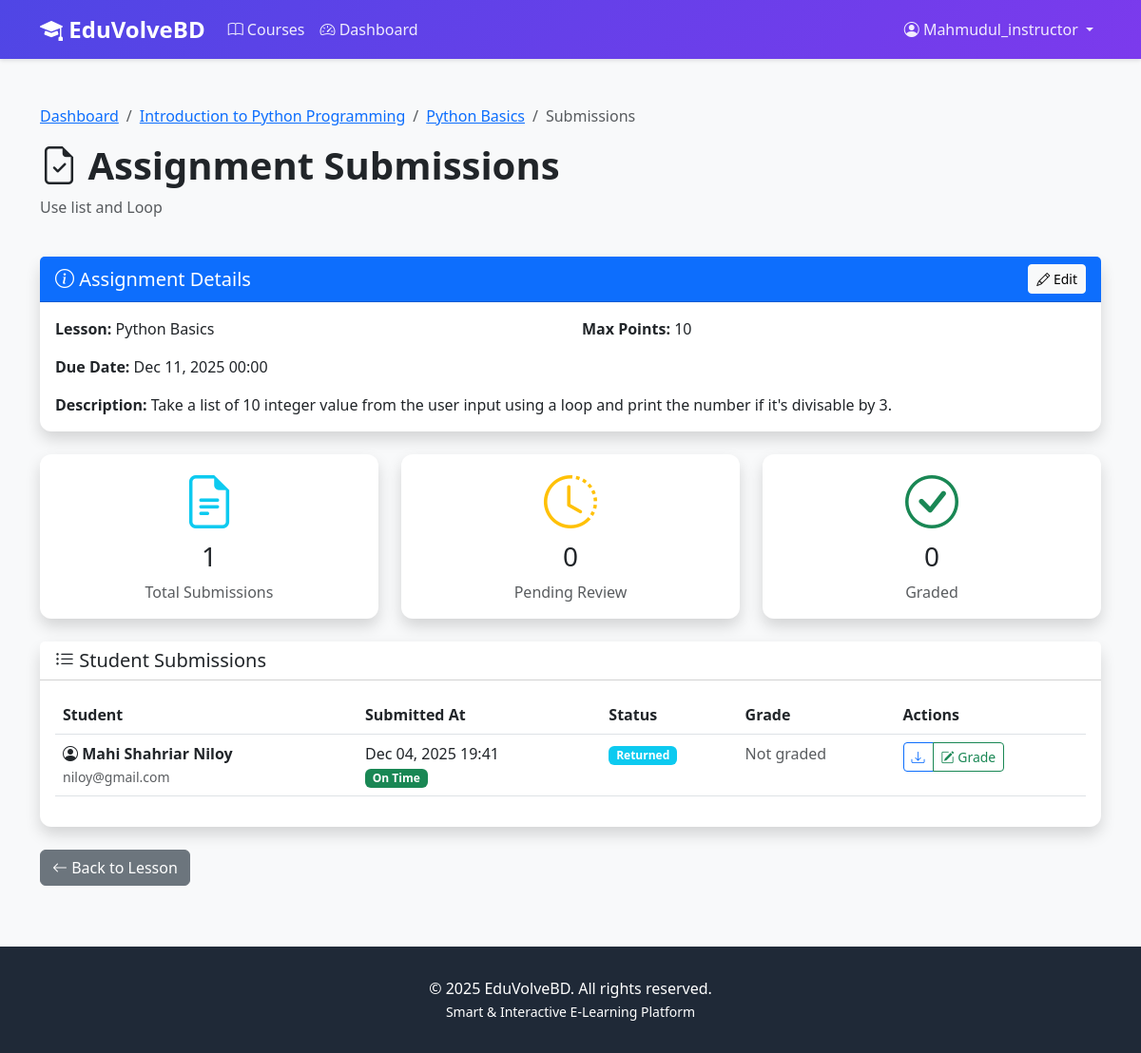
Page /courses/assignment/2/submissions/ (signed in) on the committed database.
### accounts/models.py (models this page shows, shortened)
class User(AbstractUser):
    class Role(models.TextChoices):
        ADMIN = 'ADMIN', 'Admin'
        INSTRUCTOR = 'INSTRUCTOR', 'Instructor'
        STUDENT = 'STUDENT', 'Student'
    role = models.CharField(
        max_length=20,
        choices=Role.choices,
        default=Role.STUDENT
    )
    bio = models.TextField(blank=True, null=True)
    profile_picture = models.ImageField(
        upload_to='profiles/',
        blank=True,
        null=True
    )
    phone = models.CharField(max_length=15, blank=True, null=True)
    date_of_birth = models.DateField(blank=True, null=True)
    total_points = models.IntegerField(default=0, validators=[MinValueValidator(0)])
    current_streak = models.IntegerField(default=0, validators=[MinValueValidator(0)])
    longest_streak = models.IntegerField(default=0, validators=[MinValueValidator(0)])
    last_activity_date = models.DateField(blank=True, null=True)
    created_at = models.DateTimeField(auto_now_add=True)
    updated_at = models.DateTimeField(auto_now=True)
    class Meta:
        ordering = ['-date_joined']
    def is_student(self):
        return self.role == self.Role.STUDENT

### courses/models.py (models this page shows, shortened)
class Assignment(models.Model):
    lesson = models.ForeignKey(Lesson, on_delete=models.CASCADE, related_name='assignments')
    title = models.CharField(max_length=200)
    description = models.TextField()
    due_date = models.DateTimeField()
    max_points = models.IntegerField(default=100, validators=[MinValueValidator(1)])
    attachment = models.FileField(upload_to='assignment_files/', blank=True, null=True)
    created_at = models.DateTimeField(auto_now_add=True)
    updated_at = models.DateTimeField(auto_now=True)
    class Meta:
        ordering = ['due_date']

class Lesson(models.Model):
    course = models.ForeignKey(Course, on_delete=models.CASCADE, related_name='lessons')
    title = models.CharField(max_length=200)
    description = models.TextField()
    order = models.IntegerField(default=1)
    video_url = models.URLField(help_text="YouTube video URL")
    duration_minutes = models.IntegerField(default=10, validators=[MinValueValidator(1)])
    content = models.TextField(blank=True, help_text="Additional lesson text content")
    attachments = models.FileField(upload_to='lesson_attachments/', blank=True, null=True)
    is_published = models.BooleanField(default=False)
    created_at = models.DateTimeField(auto_now_add=True)
    updated_at = models.DateTimeField(auto_now=True)
    class Meta:
        ordering = ['course', 'order']
        unique_together = ['course', 'order']

class Course(models.Model):
    class Level(models.TextChoices):
        BEGINNER = 'BEGINNER', 'Beginner'
        INTERMEDIATE = 'INTERMEDIATE', 'Intermediate'
        ADVANCED = 'ADVANCED', 'Advanced'
    title = models.CharField(max_length=200)
    description = models.TextField()
    instructor = models.ForeignKey(
        User,
        on_delete=models.CASCADE,
        related_name='courses_taught',
        limit_choices_to={'role': 'INSTRUCTOR'}
    )
    thumbnail = models.ImageField(upload_to='course_thumbnails/', blank=True, null=True)
    level = models.CharField(max_length=20, choices=Level.choices, default=Level.BEGINNER)
    duration_weeks = models.IntegerField(default=4, validators=[MinValueValidator(1)])
    is_published = models.BooleanField(default=False)
    created_at = models.DateTimeField(auto_now_add=True)
    updated_at = models.DateTimeField(auto_now=True)
    class Meta:
        ordering = ['-created_at']

class AssignmentSubmission(models.Model):
    class Status(models.TextChoices):
        PENDING = 'PENDING', 'Pending Review'
        GRADED = 'GRADED', 'Graded'
        RETURNED = 'RETURNED', 'Returned for Revision'
    student = models.ForeignKey(User, on_delete=models.CASCADE, related_name='submissions')
    assignment = models.ForeignKey(Assignment, on_delete=models.CASCADE, related_name='submissions')
    submission_file = models.FileField(upload_to='submissions/')
    submission_text = models.TextField(blank=True)
    submitted_at = models.DateTimeField(auto_now_add=True)
    status = models.CharField(max_length=20, choices=Status.choices, default=Status.PENDING)
    grade = models.FloatField(
        blank=True,
        null=True,
        validators=[MinValueValidator(0.0), MaxValueValidator(100.0)]
    )
    feedback = models.TextField(blank=True)
    graded_at = models.DateTimeField(blank=True, null=True)
    graded_by = models.ForeignKey(
        User,
        on_delete=models.SET_NULL,
        null=True,
        blank=True,
        related_name='graded_submissions'
    )
    class Meta:
        unique_together = ['student', 'assignment']
        ordering = ['-submitted_at']

### courses/views.py (the view)
@login_required
def assignment_submissions(request, pk):
    assignment = get_object_or_404(
        Assignment, pk=pk, lesson__course__instructor=request.user)
    submissions = assignment.submissions.all().select_related('student')
    total_submissions = submissions.count()
    pending_count = submissions.filter(status='PENDING').count()
    graded_count = submissions.filter(status='GRADED').count()
    context = {
        'assignment': assignment,
        'submissions': submissions,
        'total_submissions': total_submissions,
        'pending_count': pending_count,
        'graded_count': graded_count,
    }
    return render(request, 'courses/assignment_submissions.html', context)

### templates/courses/assignment_submissions.html (shortened to what this page needs)
{% extends 'base.html' %}
{% block content %}
<div class="container my-5">
    <div class="row mb-4">
        <div class="col">
            <nav aria-label="breadcrumb">
                <ol class="breadcrumb">
                    <li class="breadcrumb-item"><a href="{% url 'courses:dashboard' %}">Dashboard</a></li>
                    <li class="breadcrumb-item"><a href="{% url 'courses:course_manage' assignment.lesson.course.id %}">{{ assignment.lesson.course.title }}</a></li>
                    <li class="breadcrumb-item"><a href="{% url 'courses:lesson_edit' assignment.lesson.id %}">{{ assignment.lesson.title }}</a></li>
                    <li class="breadcrumb-item active">Submissions</li>
                </ol>
            </nav>
            <h1 class="display-6 fw-bold">
                <i class="bi bi-file-earmark-check"></i> Assignment Submissions
            </h1>
            <p class="text-muted">{{ assignment.title }}</p>
        </div>
    </div>
    <div class="card shadow mb-4">
        <div class="card-header bg-primary text-white d-flex justify-content-between align-items-center">
            <h5 class="mb-0"><i class="bi bi-info-circle"></i> Assignment Details</h5>
            <div>
                <a href="{% url 'courses:assignment_edit' assignment.id %}" class="btn btn-light btn-sm">
                    <i class="bi bi-pencil"></i> Edit
                </a>
            </div>
        </div>
        <div class="card-body">
            <div class="row">
                <div class="col-md-6">
                    <p><strong>Lesson:</strong> {{ assignment.lesson.title }}</p>
                    <p><strong>Due Date:</strong> {{ assignment.due_date|date:"M d, Y H:i" }}</p>
                </div>
                <div class="col-md-6">
                    <p><strong>Max Points:</strong> {{ assignment.max_points }}</p>
                </div>
            </div>
            <p class="mb-0"><strong>Description:</strong> {{ assignment.description }}</p>
        </div>
    </div>
    <div class="row mb-4">
        <div class="col-md-4">
            <div class="card shadow text-center">
                <div class="card-body">
                    <i class="bi bi-file-earmark-text display-4 text-info"></i>
                    <h3 class="mt-2">{{ total_submissions }}</h3>
                    <p class="text-muted mb-0">Total Submissions</p>
                </div>
            </div>
        </div>
        <div class="col-md-4">
            <div class="card shadow text-center">
                <div class="card-body">
                    <i class="bi bi-clock-history display-4 text-warning"></i>
                    <h3 class="mt-2">{{ pending_count }}</h3>
                    <p class="text-muted mb-0">Pending Review</p>
                </div>
            </div>
        </div>
        <div class="col-md-4">
            <div class="card shadow text-center">
                <div class="card-body">
                    <i class="bi bi-check-circle display-4 text-success"></i>
                    <h3 class="mt-2">{{ graded_count }}</h3>
                    <p class="text-muted mb-0">Graded</p>
                </div>
            </div>
        </div>
    </div>
    <div class="card shadow">
        <div class="card-header bg-white">
            <h5 class="mb-0"><i class="bi bi-list-ul"></i> Student Submissions</h5>
        </div>
        <div class="card-body">
            {% if submissions %}
            <div class="table-responsive">
                <table class="table table-hover">
                    <thead>
                        <tr>
                            <th>Student</th>
                            <th>Submitted At</th>
                            <th>Status</th>
                            <th>Grade</th>
                            <th>Actions</th>
                        </tr>
                    </thead>
                    <tbody>
                        {% for submission in submissions %}
                        <tr>
                            <td>
                                <i class="bi bi-person-circle"></i>
                                <strong>{{ submission.student.get_full_name|default:submission.student.username }}</strong>
                                <br>
                                <small class="text-muted">{{ submission.student.email }}</small>
                            </td>
                            <td>
                                {{ submission.submitted_at|date:"M d, Y H:i" }}
                                {% if submission.submitted_at > assignment.due_date %}
                                <br><span class="badge bg-danger">Late</span>
                                {% else %}
                                <br><span class="badge bg-success">On Time</span>
                                {% endif %}
                            </td>
                            <td>
                                {% if submission.status == 'PENDING' %}
                                <span class="badge bg-warning text-dark">Pending</span>
                                {% elif submission.status == 'GRADED' %}
                                <span class="badge bg-success">Graded</span>
                                {% elif submission.status == 'RETURNED' %}
                                <span class="badge bg-info">Returned</span>
                                {% endif %}
                            </td>
                            <td>
                                {% if submission.grade %}
                                <strong class="text-success">{{ submission.grade }}%</strong>
                                <br>
                                <small class="text-muted">{{ submission.grade|floatformat:0 }}/{{ assignment.max_points }} points</small>
                                {% else %}
                                <span class="text-muted">Not graded</span>
                                {% endif %}
                            </td>
                            <td>
                                <div class="btn-group btn-group-sm">
                                    <a href="{{ submission.submission_file.url }}" target="_blank" class="btn btn-outline-primary" title="Download Submission">
                                        <i class="bi bi-download"></i>
                                    </a>
                                    <a href="{% url 'courses:assignment_grade' submission.id %}" class="btn btn-outline-success" title="Grade Submission">
                                        <i class="bi bi-pencil-square"></i> Grade
                                    </a>
                                </div>
                            </td>
                        </tr>
                        {% endfor %}
                    </tbody>
                </table>
            </div>
            {% else %}
            <div class="text-center py-5">
                <i class="bi bi-inbox display-1 text-muted"></i>
                <p class="lead text-muted mt-3">No submissions yet</p>
                <p class="text-muted">Students will appear here once they submit their work.</p>
            </div>
            {% endif %}
        </div>
    </div>
    <div class="mt-4">
        <a href="{% url 'courses:lesson_edit' assignment.lesson.id %}" class="btn btn-secondary">
            <i class="bi bi-arrow-left"></i> Back to Lesson
        </a>
    </div>
</div>
{% endblock %}

### templates/base.html (shortened to what this page needs)
<!DOCTYPE html>
<html lang="en">
<head>
    <link href="https://cdn.jsdelivr.net/npm/bootstrap@5.3.0/dist/css/bootstrap.min.css" rel="stylesheet">
    <link rel="stylesheet" href="https://cdn.jsdelivr.net/npm/bootstrap-icons@1.10.0/font/bootstrap-icons.css">
</head>
<body>
    <nav class="navbar navbar-expand-lg navbar-dark">
        <div class="container">
            <a class="navbar-brand" href="{% url 'home' %}">
                <i class="bi bi-mortarboard-fill"></i> EduVolveBD
            </a>
            <div class="collapse navbar-collapse" id="navbarNav">
                <ul class="navbar-nav me-auto">
                    <li class="nav-item">
                        <a class="nav-link" href="{% url 'courses:course_list' %}">
                            <i class="bi bi-book"></i> Courses
                        </a>
                    </li>
                    {% if user.is_authenticated %}
                        <li class="nav-item">
                            <a class="nav-link" href="{% url 'courses:dashboard' %}">
                                <i class="bi bi-speedometer2"></i> Dashboard
                            </a>
                        </li>
                    {% endif %}
                </ul>
                <ul class="navbar-nav align-items-center">
                    {% if user.is_authenticated %}
                        <li class="nav-item dropdown">
                            <a class="nav-link dropdown-toggle" href="#" id="navbarDropdown" role="button" data-bs-toggle="dropdown">
                                <i class="bi bi-person-circle"></i> {{ user.username }}
                            </a>
                        </li>
                    {% endif %}
                </ul>
            </div>
        </div>
    </nav>
    <main>
        {% block content %}{% endblock %}
    </main>
    <footer class="footer">
        <div class="container text-center">
            <p class="mb-0">&copy; 2025 EduVolveBD. All rights reserved.</p>
            <p class="mb-0">
                <small>Smart & Interactive E-Learning Platform</small>
            </p>
        </div>
    </footer>
</body>
</html>

### templates/base.html (style rules this page uses)
:root { --primary-color: #4f46e5; --secondary-color: #7c3aed; --success-color: #10b981; --danger-color: #ef4444; --warning-color: #f59e0b; }
body { font-family: 'Segoe UI', Tahoma, Geneva, Verdana, sans-serif; background-color: #f8f9fa; }
.navbar { background: linear-gradient(135deg, var(--primary-color), var(--secondary-color)); box-shadow: 0 2px 4px rgba(0,0,0,0.1); position: relative; z-index: 1030; }
.navbar-brand { font-size: 1.5rem; font-weight: bold; color: white !important; }
.nav-link { color: rgba(255,255,255,0.9) !important; transition: color 0.3s; }
.card { border: none; border-radius: 12px; box-shadow: 0 2px 8px rgba(0,0,0,0.1); transition: transform 0.3s, box-shadow 0.3s; }
.footer { background-color: #1f2937; color: white; padding: 2rem 0; margin-top: 4rem; }

### rows in the picture
User: username "Mahmudul_instructor"
Assignment: lesson.course "Introduction to Python Programming", lesson "Python Basics", title "Use list and Loop", due_date "Dec 11, 2025 00:00", max_points "10", description "Take a list of 10 integer value from the user input using a loop and print the number if it's divisable by 3."
AssignmentSubmission: student.get_full_name "Mahi Shahriar Niloy", student.email "niloy@gmail.com", submitted_at "Dec 04, 2025 19:41", shows "On Time", status "Returned", shows "Not graded"

### other values in the picture
{{ total_submissions }} "1"
{{ pending_count }} "0"
{{ graded_count }} "0"
